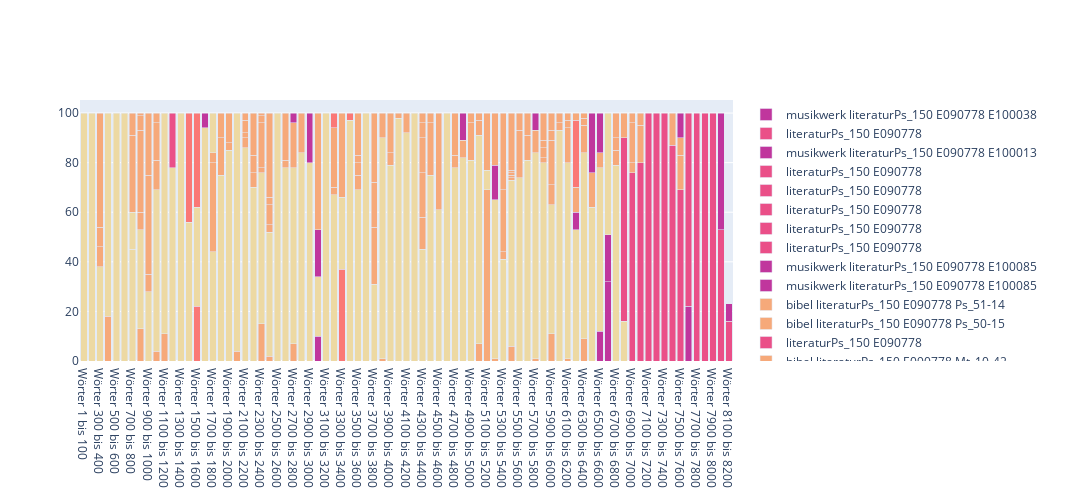

The code cell stored with this chart in its notebook:
### Code cell
x = create_stacked_chart(sermon)
x
